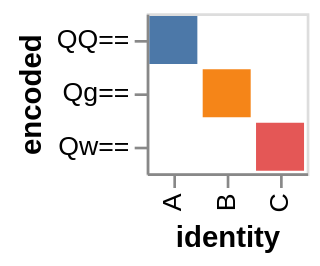

The Vega-Lite source for this figure:
### Vega specification from a JSON file in a GitHub repository (floating-point values rounded to 4 significant figures)
{"$schema": "https://vega.github.io/schema/vega/v6.json", "background": "white", "padding": 5, "style": "cell", "data": [{"name": "source_0", "values": [{"a": "A", "b": 28}, {"a": "B", "b": 55}, {"a": "C", "b": 43}]}, {"name": "data_0", "source": "source_0", "transform": [{"type": "formula", "expr": "atob(btoa(datum.a))", "as": "identity"}, {"type": "formula", "expr": "btoa(datum.a)", "as": "encoded"}]}], "signals": [{"name": "x_step", "value": 20}, {"name": "width", "update": "bandspace(domain('x').length, 0.1, 0.05) * x_step"}, {"name": "y_step", "value": 20}, {"name": "height", "update": "bandspace(domain('y').length, 0.1, 0.05) * y_step"}], "marks": [{"name": "marks", "type": "rect", "style": ["bar"], "from": {"data": "data_0"}, "encode": {"update": {"fill": {"scale": "color", "field": "a"}, "ariaRoleDescription": {"value": "bar"}, "description": {"signal": "\"identity: \" + (isValid(datum[\"identity\"]) ? datum[\"identity\"] : \"\"+datum[\"identity\"]) + \"; encoded: \" + (isValid(datum[\"encoded\"]) ? datum[\"encoded\"] : \"\"+datum[\"encoded\"]) + \"; a: \" + (isValid(datum[\"a\"]) ? datum[\"a\"] : \"\"+datum[\"a\"])"}, "x": {"scale": "x", "field": "identity"}, "width": {"signal": "max(0.25, bandwidth('x'))"}, "y": {"scale": "y", "field": "encoded"}, "height": {"signal": "max(0.25, bandwidth('y'))"}}}}], "scales": [{"name": "x", "type": "band", "domain": {"data": "data_0", "field": "identity", "sort": true}, "range": {"step": {"signal": "x_step"}}, "paddingInner": 0.1, "paddingOuter": 0.05}, {"name": "y", "type": "band", "domain": {"data": "data_0", "field": "encoded", "sort": true}, "range": {"step": {"signal": "y_step"}}, "paddingInner": 0.1, "paddingOuter": 0.05}, {"name": "color", "type": "ordinal", "domain": {"data": "data_0", "field": "a", "sort": true}, "range": "category"}], "axes": [{"scale": "x", "orient": "bottom", "grid": false, "title": "identity", "labelAlign": "right", "labelAngle": 270, "labelBaseline": "middle", "zindex": 0}, {"scale": "y", "orient": "left", "grid": false, "title": "encoded", "zindex": 0}]}
